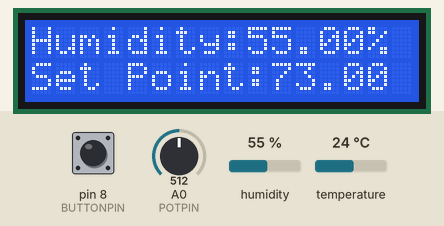
A sketch run on a simulated Arduino Uno, built with avr-gcc and run on an emulated ATmega328P. On the bench: 16×2 character LCD. The inputs (shaded band) are chosen by the test bench; at power-on: pin 8 (BUTTONPIN) HIGH, humidity 55 %, A0 (POTPIN) = 512, temperature 24 °C.

Above: at 1.2 s.
1.3 s: pin 8 (BUTTONPIN) pulled LOW for 1.25 s
At 2.5 s:
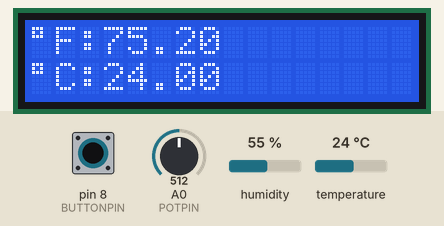
4.6 s: humidity set to 22 %
At 5.7 s:
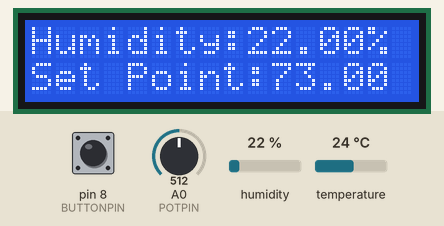
6.7 s: A0 (POTPIN) set to 716
At 8.3 s:
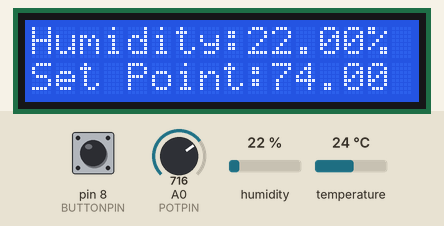
8.8 s: humidity set to 40 %
At 9.6 s:
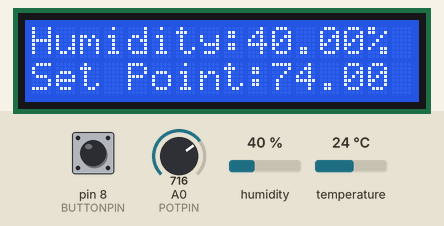
10.8 s: A0 (POTPIN) set to 900
At 12.2 s:
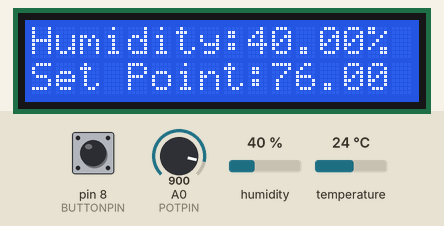
12.9 s: humidity set to 68 %
At 14.8 s:
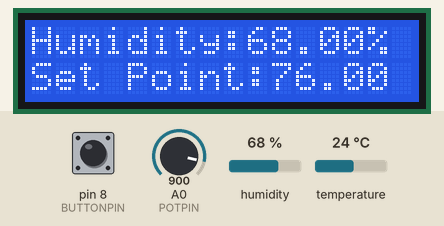
Timing chart, 0 to 15.9 s (numbered marks = the images above; inputs shaded):
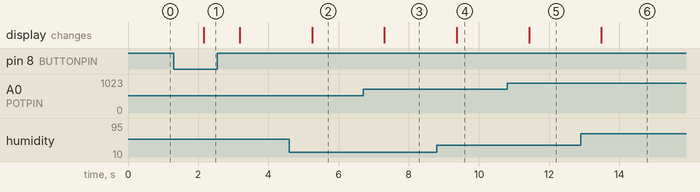

The sketch:

TempReadV3.ino
```cpp
#include <dht.h>
#include <LiquidCrystal.h>
dht DHT;
LiquidCrystal lcd(12, 11, 5, 4, 3, 2); // RS, E, D4, D5, D6, D7
// DHT11 Sensor Pin
#define DHT11_PIN 7
// Potentiometer Pin
#define POTPIN 0
// Button pin
int BUTTONPIN = 8;
// Button State
int buttonState = 0;

// Functions for calculating values
float saturationPressure(float t_d_c) {
  // Taking celsius temp and getting Saturation Pressure
  return 6.112 * exp((17.67 * t_d_c) / (t_d_c + 243.5));
}

float actualVaporPressure(float p_ws, float rh) {
  return p_ws * (rh/100);
}

float dewPointApproximation(float t_d_f, float rh) {
  return t_d_f - ((100 - rh) / 5.0);
}

// functions for taking Temps
void checkTempF(float TDF) {

  lcd.setCursor(0,0);
  lcd.print(char(223));
  lcd.print("F");
  lcd.print(":");
  lcd.print(TDF);
}

void checkTempC(float TDC) {

  lcd.setCursor(0,1);
  lcd.print(char(223));
  lcd.print("C");
  lcd.print(":");
  lcd.print(TDC);
}

void checkHum(float HUM) {

  lcd.setCursor(0,0);
  lcd.print("Humidity:");
  lcd.print(HUM);
  lcd.print("%");
}

void checkSetPoint() {
  int setpoint = analogRead(POTPIN);
  setpoint = map(setpoint, 0, 1023, 70, 80);
  float deadband = 2;
  float diff = setpoint - deadband;

  lcd.setCursor(0, 1);
  lcd.print("Set Point:");
  lcd.print(diff);

}

void setup() {
  // put your setup code here, to run once:
  pinMode(BUTTONPIN, INPUT);
  Serial.begin(9600);
  lcd.begin(16, 2);
}

void loop() {
  // Check sensor then convert to F Degrees
  int chk = DHT.read11(DHT11_PIN);
  float TDC = DHT.temperature;
  float TDF = (DHT.temperature * 1.8) + 32;
  float HUM = DHT.humidity;

  // Button State Read
  buttonState = digitalRead(BUTTONPIN);

  if (buttonState == LOW) {
    lcd.clear();
    checkTempF(TDF);
    checkTempC(TDC);
  } else if (buttonState == HIGH) {
    lcd.clear();
    checkHum(HUM);
    checkSetPoint();
  }
  delay(1000);

}
```

Measured:
- after the input at 1.3 s, the display: changes after 0.85 s (image 1)
- after the input at 4.6 s, the display: changes after 0.64 s (image 2)
- after the input at 6.7 s, the display: changes after 0.60 s (image 3)
- after the input at 8.8 s, the display: changes after 0.57 s (image 4)
- after the input at 10.8 s, the display: changes after 0.63 s (image 5)
- after the input at 12.9 s, the display: changes after 0.59 s (image 6)
